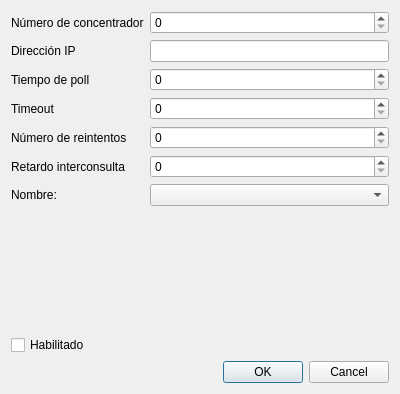
<ui version="4.0" >
 <class>DialogCO</class>
 <widget class="QDialog" name="DialogCO" >
  <property name="geometry" >
   <rect>
    <x>0</x>
    <y>0</y>
    <width>400</width>
    <height>394</height>
   </rect>
  </property>
  <property name="windowTitle" >
   <string>Concentrador</string>
  </property>
  <layout class="QVBoxLayout" name="verticalLayout" >
   <item>
    <layout class="QFormLayout" name="formLayout" >
     <item row="0" column="0" >
      <widget class="QLabel" name="label" >
       <property name="text" >
        <string>Número de concentrador</string>
       </property>
      </widget>
     </item>
     <item row="0" column="1" >
      <widget class="QSpinBox" name="spinNum" >
       <property name="minimum" >
        <number>0</number>
       </property>
       <property name="maximum" >
        <number>63</number>
       </property>
      </widget>
     </item>
     <item row="1" column="0" >
      <widget class="QLabel" name="label_2" >
       <property name="text" >
        <string>Dirección IP</string>
       </property>
      </widget>
     </item>
     <item row="1" column="1" >
      <widget class="QLineEdit" name="lineAddress" />
     </item>
     <item row="2" column="0" >
      <widget class="QLabel" name="label_3" >
       <property name="text" >
        <string>Tiempo de poll</string>
       </property>
      </widget>
     </item>
     <item row="2" column="1" >
      <widget class="QSpinBox" name="spinNum_2" >
       <property name="minimum" >
        <number>0</number>
       </property>
       <property name="maximum" >
        <number>63</number>
       </property>
      </widget>
     </item>
     <item row="3" column="0" >
      <widget class="QLabel" name="label_4" >
       <property name="text" >
        <string>Timeout</string>
       </property>
      </widget>
     </item>
     <item row="3" column="1" >
      <widget class="QSpinBox" name="spinNum_3" >
       <property name="minimum" >
        <number>0</number>
       </property>
       <property name="maximum" >
        <number>63</number>
       </property>
      </widget>
     </item>
     <item row="4" column="0" >
      <widget class="QLabel" name="label_5" >
       <property name="text" >
        <string>Número de reintentos</string>
       </property>
      </widget>
     </item>
     <item row="4" column="1" >
      <widget class="QSpinBox" name="spinNum_4" >
       <property name="minimum" >
        <number>0</number>
       </property>
       <property name="maximum" >
        <number>63</number>
       </property>
      </widget>
     </item>
     <item row="5" column="0" >
      <widget class="QLabel" name="label_6" >
       <property name="text" >
        <string>Retardo interconsulta</string>
       </property>
      </widget>
     </item>
     <item row="5" column="1" >
      <widget class="QSpinBox" name="spinNum_5" >
       <property name="minimum" >
        <number>0</number>
       </property>
       <property name="maximum" >
        <number>63</number>
       </property>
      </widget>
     </item>
     <item row="6" column="0" >
      <widget class="QLabel" name="label_7" >
       <property name="text" >
        <string>Nombre:</string>
       </property>
      </widget>
     </item>
     <item row="6" column="1" >
      <widget class="QComboBox" name="comboBox" />
     </item>
    </layout>
   </item>
   <item>
    <widget class="QCheckBox" name="checkBox" >
     <property name="text" >
      <string>Habilitado</string>
     </property>
    </widget>
   </item>
   <item>
    <widget class="QDialogButtonBox" name="buttonBox" >
     <property name="orientation" >
      <enum>Qt::Horizontal</enum>
     </property>
     <property name="standardButtons" >
      <set>QDialogButtonBox::Cancel|QDialogButtonBox::Ok</set>
     </property>
    </widget>
   </item>
  </layout>
 </widget>
 <resources/>
 <connections>
  <connection>
   <sender>buttonBox</sender>
   <signal>accepted()</signal>
   <receiver>DialogCO</receiver>
   <slot>accept()</slot>
   <hints>
    <hint type="sourcelabel" >
     <x>248</x>
     <y>254</y>
    </hint>
    <hint type="destinationlabel" >
     <x>157</x>
     <y>274</y>
    </hint>
   </hints>
  </connection>
  <connection>
   <sender>buttonBox</sender>
   <signal>rejected()</signal>
   <receiver>DialogCO</receiver>
   <slot>reject()</slot>
   <hints>
    <hint type="sourcelabel" >
     <x>316</x>
     <y>260</y>
    </hint>
    <hint type="destinationlabel" >
     <x>286</x>
     <y>274</y>
    </hint>
   </hints>
  </connection>
 </connections>
</ui>
